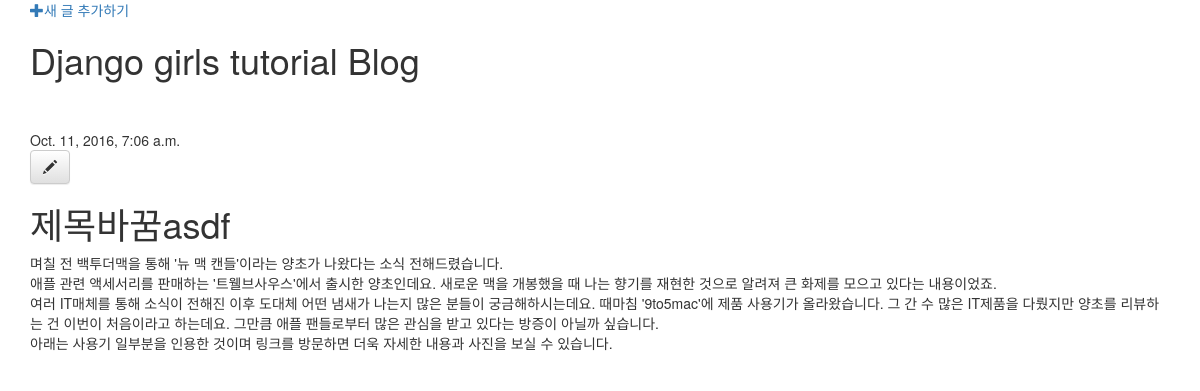
/post/1/, run on an earlier commit of the app's database.
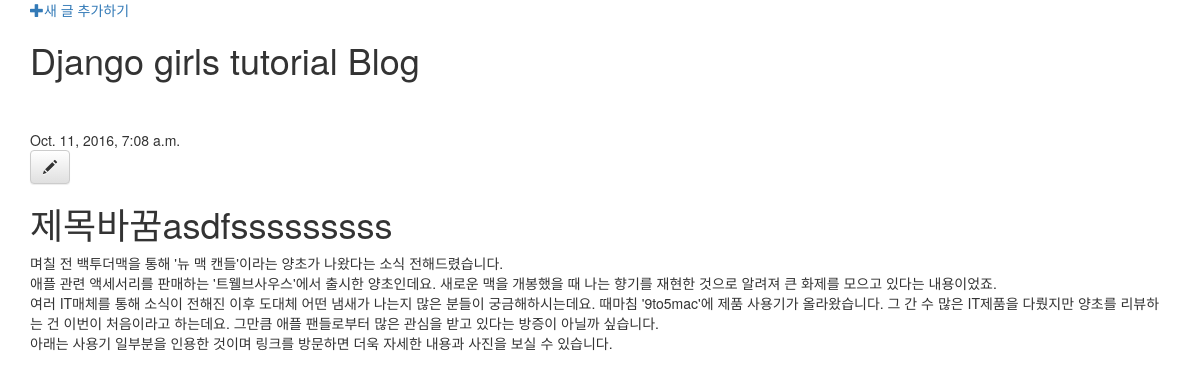
And on a later commit of the database.
### blog/models.py (models this page shows, shortened)
class Post(models.Model):
    author = models.ForeignKey('auth.User')
    title = models.CharField(max_length=50)
    text = models.TextField()
    created_date = models.DateTimeField(auto_now_add=True)
    published_date = models.DateTimeField(null=True, blank=True)
    def __str__(self):
        return self.title

### blog/views.py (the view)
# urls.py: url(r'^post/(?P<pk>[0-9]+)/$', views.post_detail, name='post_detail'),
def post_detail(request, pk):
    print('post_detail, pk:%s' % pk)
    post = get_object_or_404(Post, pk=pk)
    print('post_detail, post:%s' % post)
    context = {
        'post': post,
    }
    print('post_detail, context:%s' % context)
    return render(request, 'blog/post_detail.html', context)

### blog/templates/blog/post_detail.html
{% extends 'blog/base.html' %}
{% block content %}
<div class="post">
  {% if post.published_date %}
    <div class="date">
      {{ post.published_date }}
    </div>
  {% else %}
    <div>Published Date None</div>
  {% endif %}
  <a href="{% url 'blog:post_edit' pk=post.pk %}"
      class="btn btn-default">
    <span class="glyphicon glyphicon-pencil"></span>
  </a>
  <h1>{{ post.title }}</h1>
  <p>{{ post.text|linebreaksbr }}</p>
</div>
{% endblock %}

What changed in the data, as far as the page shows it:
changed Post: published_date "Oct. 11, 2016, 7:06 a.m." → "Oct. 11, 2016, 7:08 a.m."; title "제목바꿈asdf" → "제목바꿈asdfsssssssss"
